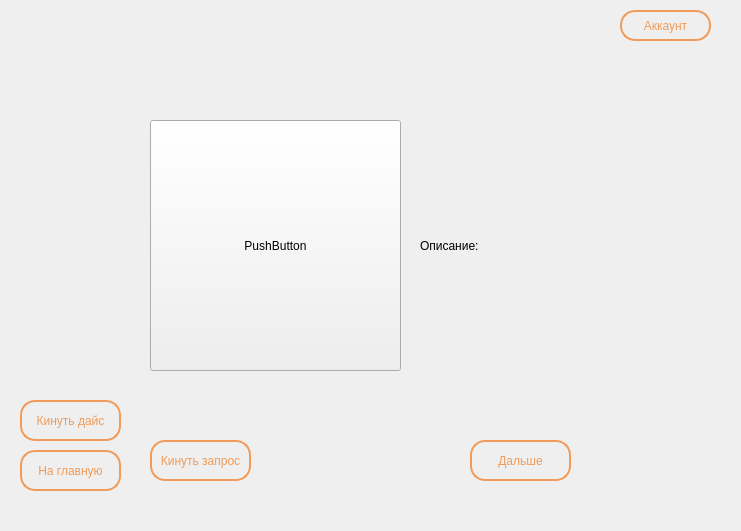
<?xml version="1.0" encoding="UTF-8"?>
<ui version="4.0">
 <class>MainWindow</class>
 <widget class="QMainWindow" name="MainWindow">
  <property name="enabled">
   <bool>true</bool>
  </property>
  <property name="geometry">
   <rect>
    <x>0</x>
    <y>0</y>
    <width>741</width>
    <height>531</height>
   </rect>
  </property>
  <property name="minimumSize">
   <size>
    <width>741</width>
    <height>531</height>
   </size>
  </property>
  <property name="maximumSize">
   <size>
    <width>741</width>
    <height>531</height>
   </size>
  </property>
  <property name="windowTitle">
   <string>MainWindow</string>
  </property>
  <property name="styleSheet">
   <string notr="true"/>
  </property>
  <widget class="QWidget" name="centralwidget">
   <widget class="QWidget" name="widget" native="true">
    <property name="geometry">
     <rect>
      <x>0</x>
      <y>-30</y>
      <width>741</width>
      <height>531</height>
     </rect>
    </property>
    <property name="styleSheet">
     <string notr="true">background-image: url('data/textures/background.jpg');
background-repeat: no-repeat; 
background-position: center;</string>
    </property>
   </widget>
   <widget class="QPushButton" name="account_btn">
    <property name="geometry">
     <rect>
      <x>620</x>
      <y>10</y>
      <width>91</width>
      <height>31</height>
     </rect>
    </property>
    <property name="styleSheet">
     <string notr="true">/* border-color: rgb(142, 74, 25);
border: 2px solid rgb(142, 74, 25); */
/* background-color: rgb(142, 74, 25); */

QPushButton {
	color: rgb(240, 155, 89);
    background-color: transparent; /* Делаем фон прозрачным */
    border: 2px solid rgb(240, 155, 89);  /* Цвет границы */
    border-radius: 15px; /* Закругление углов (по желанию) */
    padding: 5px; /* Отступы (по желанию) */
	/* border-image: linear-gradient(to right, red, yellow) 5; */
}

QPushButton:hover {
    background-color: rgba(54, 21, 8, 0.5); 
} 
</string>
    </property>
    <property name="text">
     <string>Аккаунт</string>
    </property>
   </widget>
   <widget class="QPushButton" name="throw_dice_btn">
    <property name="geometry">
     <rect>
      <x>20</x>
      <y>400</y>
      <width>101</width>
      <height>41</height>
     </rect>
    </property>
    <property name="styleSheet">
     <string notr="true">/* border-color: rgb(142, 74, 25);
border: 2px solid rgb(142, 74, 25); */
/* background-color: rgb(142, 74, 25); */

QPushButton {
	color: rgb(240, 155, 89);
    background-color: transparent; /* Делаем фон прозрачным */
    border: 2px solid rgb(240, 155, 89);  /* Цвет границы */
    border-radius: 15px; /* Закругление углов (по желанию) */
    padding: 5px; /* Отступы (по желанию) */
	/* border-image: linear-gradient(to right, red, yellow) 5; */
}

QPushButton:hover {
    background-color: rgba(54, 21, 8, 0.5); 
} 
</string>
    </property>
    <property name="text">
     <string>Кинуть дайс</string>
    </property>
   </widget>
   <widget class="QPushButton" name="to_main_btn">
    <property name="geometry">
     <rect>
      <x>20</x>
      <y>450</y>
      <width>101</width>
      <height>41</height>
     </rect>
    </property>
    <property name="styleSheet">
     <string notr="true">/* border-color: rgb(142, 74, 25);
border: 2px solid rgb(142, 74, 25); */
/* background-color: rgb(142, 74, 25); */

QPushButton {
	color: rgb(240, 155, 89);
    background-color: transparent; /* Делаем фон прозрачным */
    border: 2px solid rgb(240, 155, 89);  /* Цвет границы */
    border-radius: 15px; /* Закругление углов (по желанию) */
    padding: 5px; /* Отступы (по желанию) */
	/* border-image: linear-gradient(to right, red, yellow) 5; */
}

QPushButton:hover {
    background-color: rgba(54, 21, 8, 0.5); 
} 
</string>
    </property>
    <property name="text">
     <string>На главную</string>
    </property>
   </widget>
   <widget class="QPushButton" name="profile_photo_btn">
    <property name="geometry">
     <rect>
      <x>150</x>
      <y>120</y>
      <width>251</width>
      <height>251</height>
     </rect>
    </property>
    <property name="styleSheet">
     <string notr="true"/>
    </property>
    <property name="text">
     <string>PushButton</string>
    </property>
   </widget>
   <widget class="QPushButton" name="request_profile_btn">
    <property name="geometry">
     <rect>
      <x>150</x>
      <y>440</y>
      <width>101</width>
      <height>41</height>
     </rect>
    </property>
    <property name="styleSheet">
     <string notr="true">/* border-color: rgb(142, 74, 25);
border: 2px solid rgb(142, 74, 25); */
/* background-color: rgb(142, 74, 25); */

QPushButton {
	color: rgb(240, 155, 89);
    background-color: transparent; /* Делаем фон прозрачным */
    border: 2px solid rgb(240, 155, 89);  /* Цвет границы */
    border-radius: 15px; /* Закругление углов (по желанию) */
    padding: 5px; /* Отступы (по желанию) */
	/* border-image: linear-gradient(to right, red, yellow) 5; */
}

QPushButton:hover {
    background-color: rgba(54, 21, 8, 0.5); 
} 
</string>
    </property>
    <property name="text">
     <string>Кинуть запрос</string>
    </property>
   </widget>
   <widget class="QPushButton" name="next_profile_btn">
    <property name="geometry">
     <rect>
      <x>470</x>
      <y>440</y>
      <width>101</width>
      <height>41</height>
     </rect>
    </property>
    <property name="styleSheet">
     <string notr="true">/* border-color: rgb(142, 74, 25);
border: 2px solid rgb(142, 74, 25); */
/* background-color: rgb(142, 74, 25); */

QPushButton {
	color: rgb(240, 155, 89);
    background-color: transparent; /* Делаем фон прозрачным */
    border: 2px solid rgb(240, 155, 89);  /* Цвет границы */
    border-radius: 15px; /* Закругление углов (по желанию) */
    padding: 5px; /* Отступы (по желанию) */
	/* border-image: linear-gradient(to right, red, yellow) 5; */
}

QPushButton:hover {
    background-color: rgba(54, 21, 8, 0.5); 
} 
</string>
    </property>
    <property name="text">
     <string>Дальше</string>
    </property>
   </widget>
   <widget class="QLabel" name="profile_description">
    <property name="geometry">
     <rect>
      <x>420</x>
      <y>120</y>
      <width>191</width>
      <height>251</height>
     </rect>
    </property>
    <property name="text">
     <string>Описание:</string>
    </property>
   </widget>
  </widget>
  <widget class="QMenuBar" name="menubar">
   <property name="geometry">
    <rect>
     <x>0</x>
     <y>0</y>
     <width>741</width>
     <height>21</height>
    </rect>
   </property>
  </widget>
 </widget>
 <resources/>
 <connections/>
</ui>
